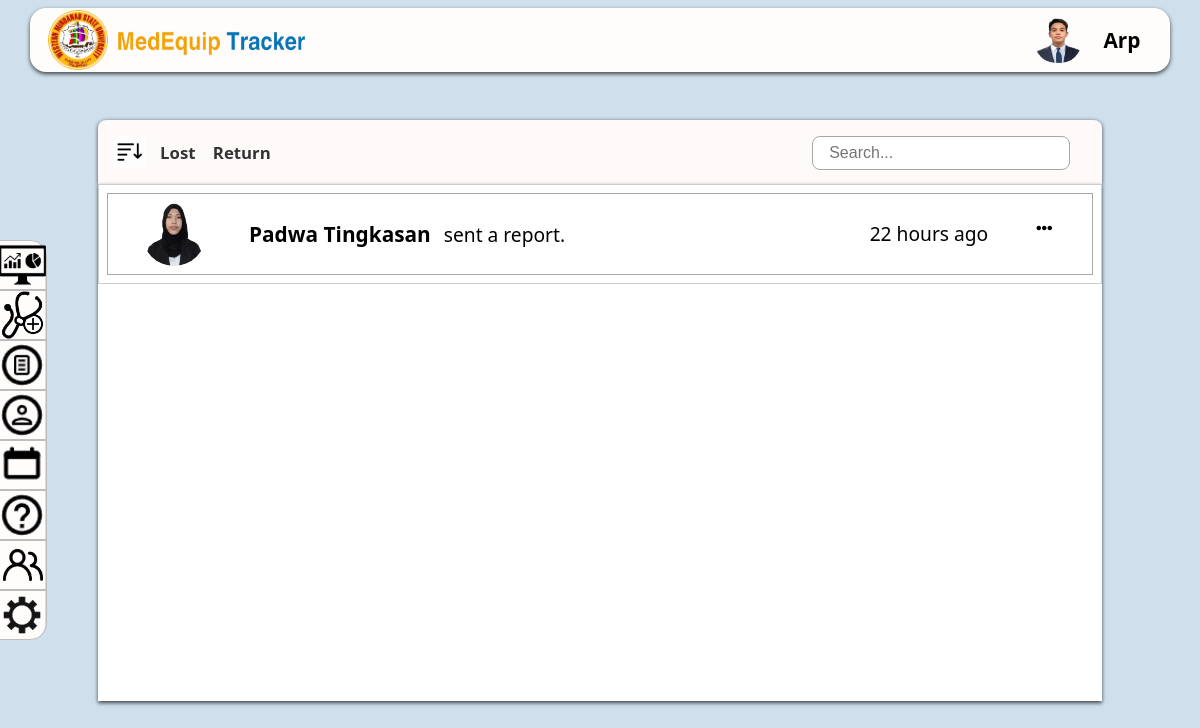
The page /admin panel/reportList.php?id=6 (signed in) on the database its author committed.
### tables this page shows
CREATE TABLE `users` (
  `id` int(11) NOT NULL,
  `fullname` varchar(255) NOT NULL,
  `email` varchar(255) NOT NULL,
  `password` varchar(255) NOT NULL,
  `role` enum('admin','user','anonymous') NOT NULL DEFAULT 'anonymous',
  `contact` varchar(15) DEFAULT NULL,
  `department` varchar(255) DEFAULT NULL,
  `profile_img` varchar(255) DEFAULT NULL,
  `username` varchar(255) DEFAULT NULL,
  `gender` varchar(10) DEFAULT NULL,
  `address` varchar(100) DEFAULT NULL
);

CREATE TABLE `unit_report` (
  `report_ID` int(11) NOT NULL,
  `equipment_ID` int(11) DEFAULT NULL,
  `user_ID` int(11) DEFAULT NULL,
  `unit_ID` varchar(50) DEFAULT NULL,
  `unit_handler` varchar(255) DEFAULT NULL,
  `report_issue` varchar(255) DEFAULT NULL,
  `problem_desc` text DEFAULT NULL,
  `timestamp` timestamp NOT NULL DEFAULT current_timestamp(),
  `status` varchar(255) NOT NULL DEFAULT 'You have sent a report.'
);

### functions/header.php (called while the page is built)
<?php
include_once "../dbConfig/dbconnect.php";
$userID = isset($_GET['id']) ? $_GET['id'] : null;
function getUserInfo($conn, $userID) {
    $sql = "SELECT * FROM users WHERE id = '$userID'";
    $result = $conn->query($sql);
    if ($result && $result->num_rows > 0) {
        return $result->fetch_assoc();
    } else {
        return null;
    }
}
$userInfo = getUserInfo($conn, $userID);
?>

### admin panel/reportList.php (the view, shortened to what this page needs)
<?php
include_once '../dbConfig/dbconnect.php';
include_once '../functions/header.php';
?>
<!DOCTYPE html>
<html lang="en">
<head>
    <link rel="stylesheet" href="https://cdnjs.cloudflare.com/ajax/libs/font-awesome/5.15.3/css/all.min.css">
    <link rel="stylesheet" href="../assets/css/index.css">
    <link rel="stylesheet" href="../assets/css/reportList.css">
    <link rel="stylesheet" href="../assets/css/sidebarShow.css">
</head>
<body style="overflow: hidden;">
    <div class="container1">
        <div class="headerContainer">
            <div class="subHeaderContainer">
                <div class="imageContainer">
                    <div class="subImageContainer">
                        <img class="image" src="../assets/img/medLogo.png" alt="">
                    </div>
                    <div class="nameContainer">
                        <img src="../assets/img/system-name.png" alt="">
                    </div>
                </div>
                <div class="profileContainer">
                    <div class="subProfileContainer" id="profileContainer">
                        <?php
                            if (!empty($userInfo['profile_img'])) {
                                echo '<img class="headerImg" src="../uploads/' . $userInfo['profile_img'] . '" alt="Profile Image">';
                            } else {
                                echo '<img class="headerImg" src="../assets/img/person-circle.png" alt="Mountain Placeholder">';
                            }
                        ?>
                        </div>
                        <div class="subProfileContainer">
                            <p class="adminName"><?php echo $userInfo['username'] ?? ''; ?></p>
                        </div>
                    </div>
                </div>
            <?php include('sidebar.php'); ?>
        </div>
        <div class="container" id="reportCotainer">
           <div class="filterContainer" style="height: 4rem;">
                <div class="subFilterContainer">
                    <div class="sortContainer">
                        <img class="sort" src="../assets/img/th (2).jpg" alt="">
                    </div>
                    <div class="filter" onclick="changeColor(this)">
                        <p class="year">Lost</p>
                    </div>
                    <div class="filter" onclick="changeColor(this)">
                        <p class="year">Return</p>
                    </div>
                    <div class="searchCon">
                        <input class="search" type="text" id="searchInput" placeholder="Search..." oninput="liveSearch()">
                    </div>
                </div>
           </div>
           <div class="tableContainer" style="background-color: #fff;">
                <table>
                    <tbody>
                        <tr>
                        <?php
                            include_once '../dbConfig/dbconnect.php';
                            include_once '../functions/header.php';
                            $query = "SELECT report_ID, timestamp, user_ID FROM unit_report ORDER BY timestamp DESC";
                            $result = mysqli_query($conn, $query);
                            $prevTimestamp = null;
                            $userID = null;
                            while ($row = mysqli_fetch_assoc($result)) {
                                $report_ID = $row['report_ID'];
                                $timestamp = strtotime($row['timestamp']);
                                $currentUserID = $row['user_ID'];
                                $userQuery = "SELECT fullname, profile_img FROM users WHERE id = '$currentUserID'";
                                $userResult = mysqli_query($conn, $userQuery);
                                $userData = mysqli_fetch_assoc($userResult);
                                $fullName = $userData['fullname'];
                                $image = $userData['profile_img'];
                                $timeDiff = time() - $timestamp;
                                $intervals = array(
                                    31536000 => 'year',
                                    2592000 => 'month',
                                    604800 => 'week',
                                    86400 => 'day',
                                    3600 => 'hour',
                                    60 => 'minute',
                                    1 => 'second'
                                );
                                $timeAgo = '';
                                foreach ($intervals as $secs => $str) {
                                    $d = $timeDiff / $secs;
                                    if ($d >= 1) {
                                        $r = round($d);
                                        $timeAgo = $r . ' ' . $str . ($r > 1 ? 's' : '') . ' ago';
                                        break;
                                    }
                                }
                                if ($timestamp != $prevTimestamp) {
                                    echo "<tr><td><div class='list'  onclick='changeColor(this)'  data-id='{$report_ID}'>";
                                    echo "<div class='sender-img'>
                                            <img src='../uploads/" . ($image ? $image : 'placeholder.jpg') . "' alt='Profile Image'>
                                        </div>
                                        <div class='label' style='display: flex;'>
                                        <a href='approveReport.php?report_ID={$report_ID}&user_ID={$currentUserID}&timestamp={$timestamp}&id={$userID}'>
                                            <p class='left-text'><span>$fullName</span> sent a report.</p>
                                        </a>
                                            <div class='right-text'>
                                                <p class='time'>$timeAgo</p>
                                                <i class='fas fa-ellipsis-h'></i>
                                            </div>
                                        </div>";
                                    $userID = $currentUserID;
                                    $prevTimestamp = $timestamp;
                                }
                            }
                            if ($prevTimestamp !== null) {
                                echo "</a></div></td></tr>";
                            }
                        ?>
                        </tr>
                    </tbody>
                </table>
           </div>
        </div>
    </div>
</body>
</html>

### assets/css/index.css (style rules this page uses)
* { margin: 0; padding: 0; }
body { background: rgb(207, 224, 236); font-family: system-ui, -apple-system; }
.headerContainer { height: 5rem; width: 100%; display: flex; justify-content: center; align-items: center; }
.subHeaderContainer { height: 4rem; width: 93%; border-radius: 1rem; backdrop-filter: blur(1rem); background-color: rgb(255,252,252); display: flex; flex-direction: row; justify-content: space-between; box-shadow: 0 2px 4px rgba(0, 0, 0, 0.7); }
.imageContainer { height: 100%; width: 12rem; display: flex; flex-direction: row; }
.subImageContainer { height: 100%; width: 3rem; margin-left: 1rem; display: flex; justify-content: center; align-items: center; }
.nameContainer { margin-left: 0.3rem; }
.nameContainer img { width: 14rem; height: 2.5rem; display: none; }
.profileContainer { height: 100%; width: 12rem; display: flex; flex-direction: row; justify-content: right; cursor: pointer; }
.subProfileContainer { height: 100%; width: 4rem; display: flex; justify-content: center; align-items: center; }
.headerImg { border-radius: 5rem; width: 3rem; height: 3rem; }
.profileContainer p { font-size: 1.3rem; }
.image { height: 3.7rem; }
.adminName, .userName { display: none; }
.container { height: 91vh; display: flex; flex-direction: column; align-items: center; }
.filterContainer { height: 3rem; width: 100%; margin-top: 1rem; display: flex; justify-content: center; align-items: center; }
.subFilterContainer { height: 100%; width: 93%; background-color: snow; border-radius: 0.5rem 0.5rem 0rem 0rem; overflow-y: auto; display: flex; flex-direction: row; box-shadow: 0 1px 4px rgba(0, 0, 0, 0.7); }
.sortContainer { height: 100%; width: 2rem; display: flex; justify-content: center; align-items: center; cursor: pointer; }
.sort { height: 2rem; }
.filter { height: 100%; width: 4rem; display: flex; justify-content: center; align-items: center; cursor: pointer; color: #333; }
.year { font-size: 1.05rem; font-weight: bold; }
.tableContainer { height: 70%; width: 93%; background-color: rgba(255, 250, 250, 0.582); overflow-x: auto; box-shadow: 0 2px 4px rgba(0, 0, 0, 0.7); }
@media only screen and (min-width: 1025px) and (max-width: 1440px) { .subHeaderContainer { width: 95%; display: flex; justify-content: space-between; } }
@media only screen and (min-width: 1025px) and (max-width: 1440px) { .adminName, .userName { display: block; } }
@media only screen and (min-width: 1025px) and (max-width: 1440px) { .nameContainer img { justify-content: center; align-items: center; width: 12rem; font-size: 1.3rem; display: block; } }
@media only screen and (min-width: 1025px) and (max-width: 1440px) { .nameContainer { display: block; margin-top: 0.9rem; } }
@media only screen and (min-width: 1025px) and (max-width: 1440px) { .adminName, .userName { font-weight: bold; font-size: 1.5rem; } }
@media only screen and (min-width: 1025px) and (max-width: 1440px) { .profileContainer { padding-right: 1rem; } }
@media only screen and (min-width: 1025px) and (max-width: 1440px) { .imageContainer { width: 18rem; } }
@media only screen and (min-width: 1025px) and (max-width: 1440px) { .subImageContainer { width: 4rem; } }
@media only screen and (min-width: 1025px) and (max-width: 1440px) { .tableContainer { height: 71%; width: 93%; background-color: rgba(255, 250, 250, 0.582); overflow-x: auto; } }
@media only screen and (min-width: 1025px) and (max-width: 1440px) { table { border-collapse: collapse; text-align: center; width: 100%; } }
@media only screen and (min-width: 1025px) and (max-width: 1440px) { th, td { border: solid #ccc 0.2px; height: 2.5rem; padding: 0.5rem; justify-content: center; align-items: center; font-size: 1.05rem; } }

### assets/css/sidebarShow.css (style rules this page uses)
a { text-decoration: none; color: #000; }
a p { margin-left: 0.5rem; }

### rows shown on the page
users: profile_img (picture), username "Arp"
unit_report: user_ID.profile_img (picture), user_ID.fullname "Padwa Tingkasan", timestamp "22 hours ago"
